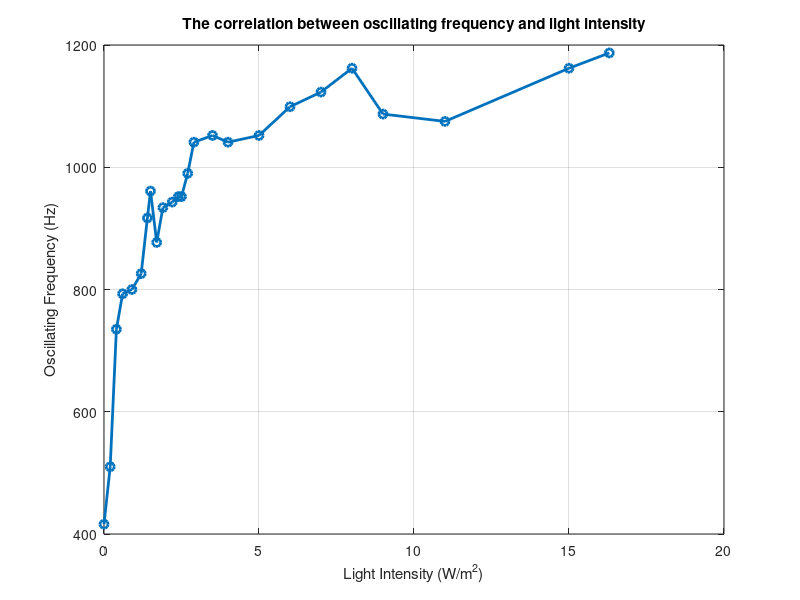

Source code (MATLAB):
% 数据
light_intensity = [0.0, 0.2, 0.4, 0.6, 0.9, 1.2, 1.4, 1.5, 1.7, 1.9, 2.2, 2.4, 2.5, 2.7, 2.9, 3.5, 4.0, 5.0, 6.0, 7.0, 8.0, 9.0, 11.0, 15.0, 16.3];
oscillation_frequency = [416, 510, 735, 793, 800, 826, 917, 961, 877, 934, 943, 952, 952, 990, 1041, 1052, 1041, 1052, 1099, 1123, 1162, 1087, 1075, 1162, 1187];
vpp = [416, 406, 243, 92, 99, 130, 114, 397, 465, 248, 268, 270, 277, 252, 216, 218, 241, 231, 313, 222, 290, 182, 192, 172, 173];

% % 绘制光强与震荡频率的关系图
% figure;
% subplot(2, 1, 1);
% plot(light_intensity, oscillation_frequency, '-o', 'LineWidth', 2);
% xlabel('光强 (W/m^2)');
% ylabel('对数震荡频率 (log(Hz))');
% title('光强与对数震荡频率的关系');
% grid on;
% 
% % 绘制光强与Vpp的关系图
% subplot(2, 1, 2);
% plot(light_intensity, vpp, '-o', 'LineWidth', 2);
% xlabel('光强 (W/m^2)');
% ylabel('震荡峰峰值(mV)');
% title('光强与Vpp的关系');
% grid on;

% plot
figure;
plot(light_intensity, oscillation_frequency, '-o', 'LineWidth', 2);
xlabel('Light Intensity (W/m^2)');
ylabel('Oscillating Frequency (Hz)');
title('The correlation between oscillating frequency and light intensity');
grid on;

